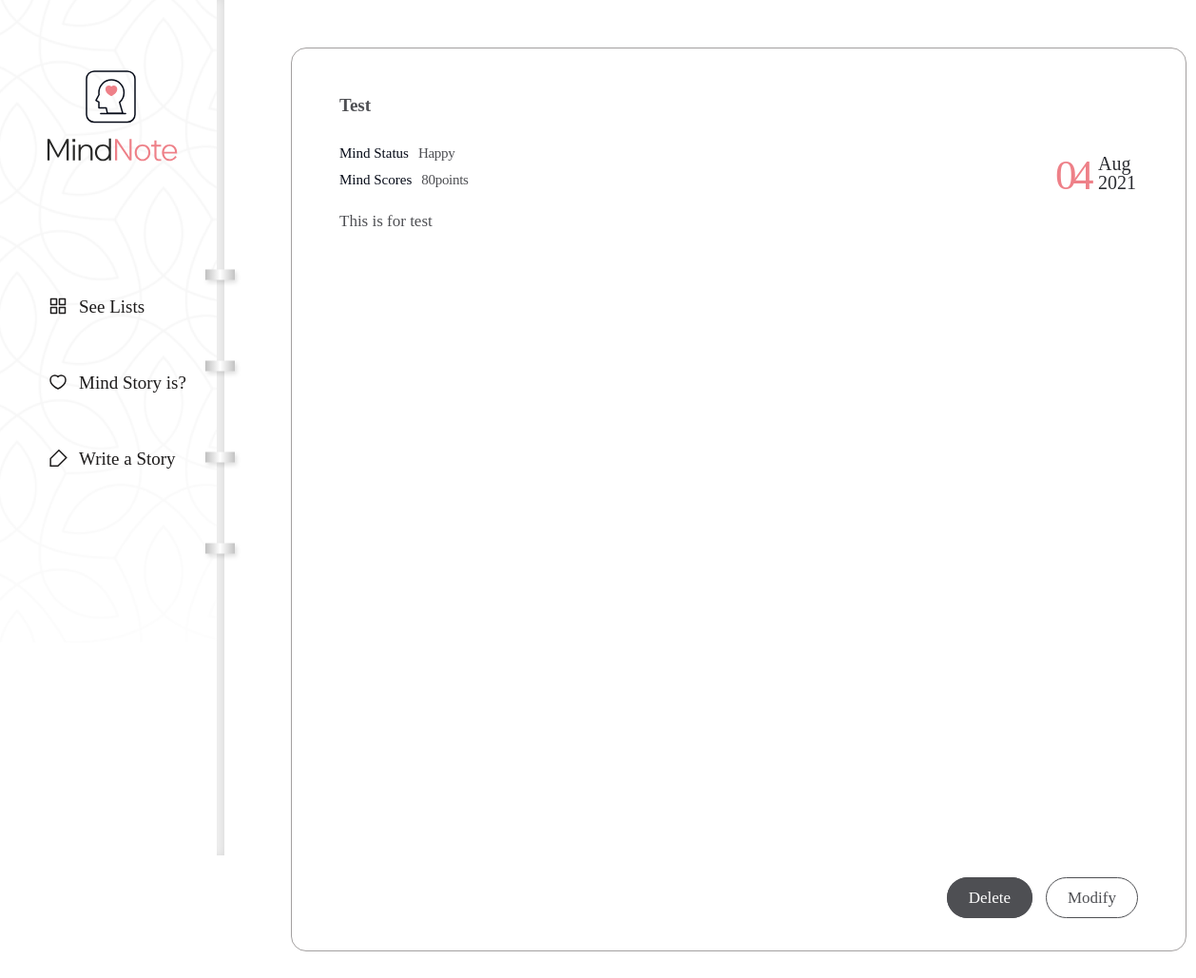
Screenshot of /diary/page/1/ with the database file from the repository.
### diary/models.py (models this page shows, shortened)
class Page(models.Model):
    title = models.CharField(max_length=100, validators=[validate_no_hash])
    content = models.TextField(validators=[validate_no_hash])
    feeling = models.CharField(max_length=80, validators=[validate_no_hash, validate_no_numbers])
    score = models.IntegerField(validators=[validate_score])
    dt_created = models.DateField()

### diary/views.py (the view)
# urls.py: path('diary/page/<int:page_id>/', views.page_detail, name='page-detail'),
def page_detail(request, page_id):
    object = Page.objects.get(id=page_id)
    return render(request, 'diary/page_detail.html', {'object': object})

### diary/templates/diary/page_detail.html
{% extends './base.html' %}
{% block content %}
<div class="wrap-notetext">
    <div class="notetext">
        <div class="text-box">
            <h2>{{object.title}}</h2>
            <div class="state">
                <p>Mind Status</p>
                <span>{{object.feeling}}</span>
            </div>
            <div class="score">
                <p>Mind Scores</p>
                <span>{{object.score}}points</span>
            </div>
            <div class="date">
                <span>{{object.dt_created|date:"d"}}</span>
                <div class="month-year">
                    <p class="month">{{object.dt_created|date:"M"}}</p>
                    <p class="year">{{object.dt_created|date:"Y"}}</p>
                </div>
            </div>
            <div class="detail">{{object.content|linebreaksbr}}</div>
            <div class="notetext-btn">
                <ul>
                    <li><a href="#">Delete</a></li>
                    <li><a href="{% url 'page-update' object.id %}">Modify</a></li>
                </ul>
            </div>
        </div>
    </div>
</div>
{% endblock content %}

### diary/static/diary/css/styles.css (style rules this page uses)
h1,h2,h3,p,a,ul,li { margin: 0; padding: 0; font-family: 'NanumSquare'; list-style: none; text-decoration: none; outline: none; }
html { position: relative; min-height: 100%; margin: 0; }
body { margin: 0; padding: 0; -webkit-font-smoothing: antialiased; -moz-osx-font-smoothing: auto; }
.wrap-notetext { padding-left: 236px; padding-top: 50px; padding-bottom: 150px; }
.notetext { margin: 0 70px; }
.text-box { position: relative; width: 840px; height: 100%; min-height: 800px; max-height: 1040px; margin: 0 auto; padding: 49px 50px 100px; border-radius: 16px; border: solid 1px #a3a0a0; background-color: #ffffff; }
.text-box h2 { padding-bottom: 30px; font-family: 'NanumBarunpen'; color: #4e4f53; font-size: 19px; font-weight: bold; }
.text-box .state p { display: inline-block; font-family: 'NanumSquare'; color: #060b18; font-size: 15px; }
.text-box .state span { padding-left: 6px; font-family: 'NanumBarunpen'; color: #4e4f53; font-size: 15px; letter-spacing: -0.29px; }
.text-box .score { padding: 10px 0 20px; }
.text-box .score p { display: inline-block; font-family: 'NanumSquare'; color: #060b18; font-size: 15px; }
.text-box .score span { padding-left: 6px; font-family: 'NanumBarunpen'; color: #4e4f53; font-size: 15px; letter-spacing: -0.29px; }
.text-box .date { overflow: hidden; position: absolute; top: 107px; right: 52px; }
.text-box .date span { float: left; font-family: 'NanumSquare'; color: #ee8088; font-size: 45px; letter-spacing: -4.47px; }
.text-box .date .month-year { float: left; padding: 4px 0 0 9px; }
.text-box .date p { font-family: 'NanumSquare'; color: #2b2d32; font-size: 20px; text-align: left; text-transform: capitalize; line-height: 1; }
.text-box .detail { overflow-y: scroll; max-height: 800px; font-family: 'NanumBarunpen'; color: #4e4f53; font-size: 17px; line-height: 1.8; }
.text-box .notetext-btn { position: absolute; right: 50px; bottom: 45px; }
.text-box .notetext-btn li { display: inline-block; }
.text-box .notetext-btn li a { padding: 11px 22px; font-family: 'NanumSquare'; color: #fff; font-size: 17px; background-color: #4e4f53; border: solid 1px #4e4f53; border-radius: 22.5px; }
.text-box .notetext-btn li:last-child a { margin-left: 10px; color: #4e4f53; background-color: transparent; }

### rows the page displays
Page: title "Test", feeling "Happy", score "80", dt_created "04", dt_created "Aug", dt_created "2021", content "This is for test"
